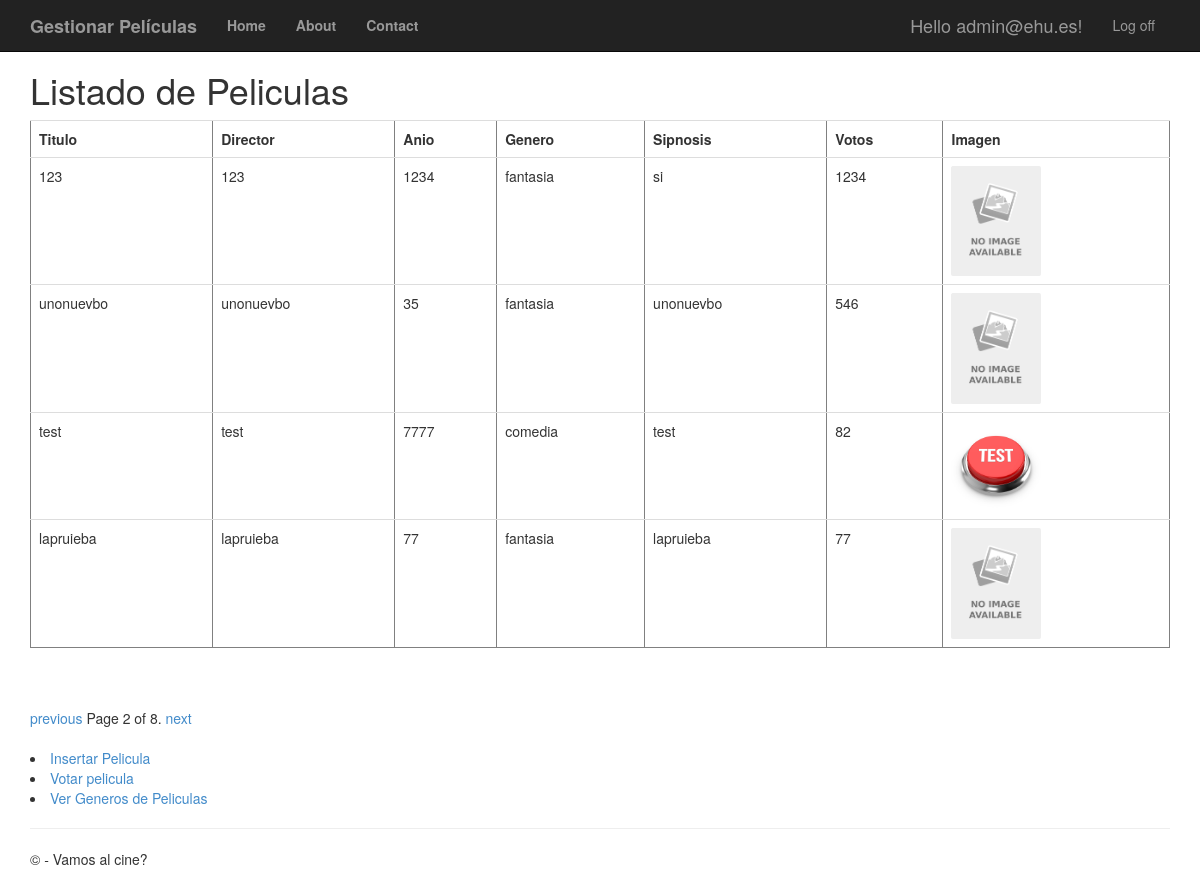
/peliculas/?page=2 (signed in), run on the app's committed database.
### app/models.py (models this page shows, shortened)
class Pelicula(models.Model):
	titulo = models.CharField(max_length=100)
	direccion = models.CharField(max_length=60)
	anio = models.IntegerField(validators=[MaxValueValidator(99999999999)])
	genero = models.ForeignKey(Genero, on_delete=models.SET_NULL, null=True)
	sinopsis = models.CharField(max_length=700)
	votos = models.IntegerField(validators=[MaxValueValidator(99999999999)])
	imagen = models.ImageField(upload_to = "images/", blank=True, null=True)

class Genero(models.Model):
	genero = models.CharField(max_length=60)
	def __str__(self):
		return self.genero

### app/views.py (the view)
# urls.py: path('peliculas/', views.peliculas, name='peliculas'),
def peliculas(request):
	if not request.user.is_authenticated:
		return HttpResponseRedirect('/login')
	else:
		film_lista = Pelicula.objects.all().order_by('-votos')
		paginator = Paginator(film_lista, 4) #Se indica que se mostraran 4 peliculas por pagina
		page = request.GET.get('page')
		try:
			pelis = paginator.page(page)
		except PageNotAnInteger:
			pelis = paginator.page(1)
		except EmptyPage:
			pelis = paginator.page(paginator.num_pages)
		return render(request, 'app/peliculas.html', {'pelis': pelis})

### app/templates/app/peliculas.html
{% extends "app/layout.html"%}
{% block content %}
<h1>Listado de Peliculas</h1>
<table border='1' class="table">
	<tr><td><b>Titulo</b></td><td><b>Director</b></td><td><b>Anio</b></td><td><b>Genero</b></td><td><b>Sipnosis</b></td><td><b>Votos</b></td><td><b>Imagen</b></td></tr>
	{% for filma in pelis %}
	<tr>
		<td>{{ filma.titulo }}</td>
		<td>{{ filma.direccion }}</td>
		<td>{{ filma.anio }}</td>
		<td>{{ filma.genero }}</td>
		<td>{{ filma.sinopsis }}</td>
		<td>{{ filma.votos }}</td>
		<td><img src="{{ filma.imagen.url }}" width="90"/></td>
	</tr>
	{% endfor %}
</table>
<br />
{% if pelis.has_other_pages %}
<div class="pagination">
	<span class="step-links">
		{% if pelis.has_previous %}
		<a href="?page={{ pelis.previous_page_number }}">previous</a>
		{% endif %}
		<span class="current">
			Page {{ pelis.number }} of {{ pelis.paginator.num_pages }}.
		</span>
		{% if pelis.has_next %}
		<a href="?page={{ pelis.next_page_number }}">next</a>
		{% endif %}
	</span>
</div>
<br />
{% endif %}
{% if request.user.is_superuser %}
<li><a href="{% url 'new_pelicula' %}">Insertar Pelicula</a></li>
{% endif %}
<li><a href="{% url 'voto' %}">Votar pelicula</a></li>
<li><a href="{% url 'generos' %}">Ver Generos de Peliculas</a></li>
{% endblock %}

### app/templates/app/layout.html (shortened to what this page needs)
<!DOCTYPE html>
<html>
<head>
    {% load staticfiles %}
    <link rel="stylesheet" type="text/css" href="{% static 'app/content/bootstrap.min.css' %}" />
    <link rel="stylesheet" type="text/css" href="{% static 'app/content/site.css' %}" />
</head>
<body>
    <div class="navbar navbar-inverse navbar-fixed-top">
        <div class="container">
            <div class="navbar-header">
                <a href="/peliculas" class="navbar-brand"><b>Gestionar Películas</b></a>
            </div>
            <div class="navbar-collapse collapse">
                <ul class="nav navbar-nav">
                    <li><a href="{% url 'home' %}"><b>Home</b></a></li>
                    <li><a href="{% url 'about' %}"><b>About</b></a></li>
                    <li><a href="{% url 'contact' %}"><b>Contact</b></a></li>
                </ul>
                {% include 'app/loginpartial.html' %}
            </div>
        </div>
    </div>
    <div class="container body-content">
{% block content %}{% endblock %}
        <hr/>
        <footer>
            <p>&copy; {{ year }} - Vamos al cine?</p>
        </footer>
    </div>
</body>
</html>

### app/templates/app/loginpartial.html (shortened to what this page needs)
{% if user.is_authenticated %}
<form id="logoutForm" action="/logout/" method="post" class="navbar-right">
    <ul class="nav navbar-nav navbar-right">
        <li><span class="navbar-brand">Hello {{ user.username }}!</span></li>
        <li><a href="javascript:document.getElementById('logoutForm').submit()">Log off</a></li>
    </ul>
</form>
{% else %}
<ul class="nav navbar-nav navbar-right">
    <li><a href="{% url 'registro' %}">Registro</a></li>
    <li><a href="{% url 'login' %}">Login</a></li>
</ul>
{% endif %}

### app/static/app/content/site.css (style rules this page uses)
body { padding-top: 50px; padding-bottom: 20px; }
.body-content { padding-left: 15px; padding-right: 15px; }

### data on the page
Pelicula: titulo "123", direccion "123", anio "1234", genero "fantasia", sinopsis "si", votos "1234", imagen (placeholder picture)
Pelicula: titulo "unonuevbo", direccion "unonuevbo", anio "35", genero "fantasia", sinopsis "unonuevbo", votos "546", imagen (placeholder picture)
Pelicula: titulo "test", direccion "test", anio "7777", genero "comedia", sinopsis "test", votos "82", imagen (picture)
Pelicula: titulo "lapruieba", direccion "lapruieba", anio "77", genero "fantasia", sinopsis "lapruieba", votos "77", imagen (placeholder picture)

### other printed values
{{ user.username }} "admin@ehu.es"
{{ pelis.number }} "2"
{{ pelis.paginator.num_pages }} "8"
